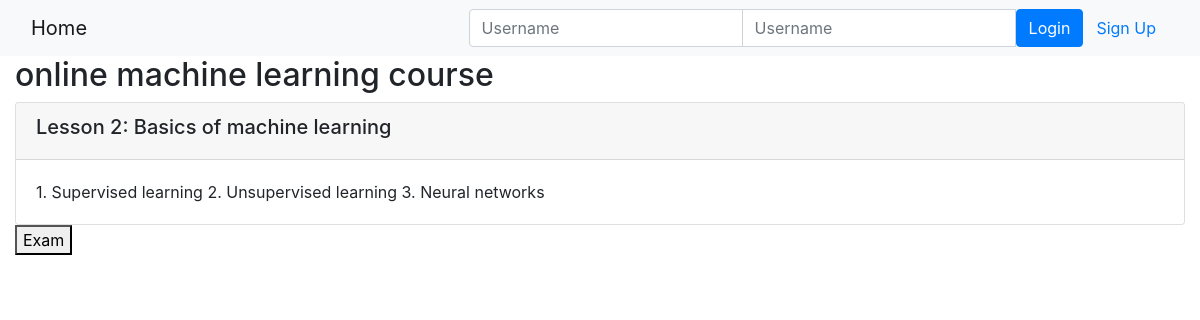
The page /onlinecourse/2/ on the database its author committed.
### onlinecourse/models.py (models this page shows)
class Course(models.Model):
    name = models.CharField(null=False, max_length=30, default='online course')
    image = models.ImageField(upload_to='course_images/')
    description = models.CharField(max_length=1000)
    pub_date = models.DateField(null=True)
    instructors = models.ManyToManyField(Instructor)
    users = models.ManyToManyField(settings.AUTH_USER_MODEL, through='Enrollment')
    total_enrollment = models.IntegerField(default=0)
    is_enrolled = False
    def __str__(self):
        return "Name: " + self.name + "," + \
               "Description: " + self.description

class Lesson(models.Model):
    title = models.CharField(max_length=200, default="title")
    order = models.IntegerField(default=0)
    course = models.ForeignKey(Course, on_delete=models.CASCADE)
    content = models.TextField()

### onlinecourse/views.py (the view)
# urls.py: path('<int:pk>/', views.CourseDetailView.as_view(), name='course_details'),
class CourseDetailView(generic.DetailView):
    model = Course
    template_name = 'onlinecourse/course_detail_bootstrap.html'

### onlinecourse/templates/onlinecourse/course_detail_bootstrap.html (shortened to what this page needs)
<!DOCTYPE html>
<html lang="en">
<head>
     {% load static %}
    <link rel="stylesheet" href="https://maxcdn.bootstrapcdn.com/bootstrap/4.5.2/css/bootstrap.min.css">
</head>
<body>
    <nav class="navbar navbar-light bg-light">
        <div class="container-fluid">
            <div class="navbar-header">
                  <a class="navbar-brand" href="{% url 'onlinecourse:index' %}">Home</a>
            </div>
            <ul class="nav navbar-nav navbar-right">
                {% if user.is_authenticated %}
                <li>
                    <a class="btn btn-link" href="#">{{ user.first_name }}({{ user.username }})</a>
                    <a class="btn btn-link" href="{% url 'onlinecourse:logout' %}">Logout</a>
                </li>
                {% else %}
                <li>
                    <form class="form-inline" action="{% url 'onlinecourse:login' %}" method="post">
                        <div class="input-group">
                            <input type="text" class="form-control" placeholder="Username" name="username" >
                            <input type="password" class="form-control" placeholder="Username" name="psw" >
                            <button class="btn btn-primary" type="submit">Login</button>
                            <a class="btn btn-link" href="{% url 'onlinecourse:registration' %}">Sign Up</a>
                        </div>
                    </form>
                </li>
                {% endif %}
            </ul>
        </div>
    </nav>
    <div class="container-fluid">
            <h2>{{ course.name }}</h2>
            <div class="card-columns-vertical">
                {% for lesson in course.lesson_set.all %}
                    <div class="card mt-1">
                        <div class="card-header"><h5>Lesson {{lesson.order|add:1}}: {{lesson.title}}</h5></div>
                        <div class="card-body">{{lesson.content}}</div>
                    </div>
                {% endfor %}
            </div>
            <button data-toggle="collapse" data-target="#exam">Exam</button>
    </div>
</body>
</html>

### rows shown on the page
Course: name "online machine learning course"
Lesson: order|add "2", title "Basics of machine learning", content "1. Supervised learning 2. Unsupervised learning 3. Neural networks"
